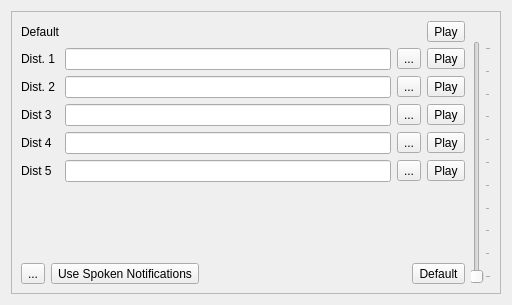
<?xml version="1.0" encoding="UTF-8"?>
<ui version="4.0">
 <class>SoundSetup</class>
 <widget class="QDialog" name="SoundSetup">
  <property name="windowModality">
   <enum>Qt::ApplicationModal</enum>
  </property>
  <property name="geometry">
   <rect>
    <x>0</x>
    <y>0</y>
    <width>512</width>
    <height>305</height>
   </rect>
  </property>
  <property name="windowTitle">
   <string>Sound Setup</string>
  </property>
  <property name="windowOpacity">
   <double>1.000000000000000</double>
  </property>
  <layout class="QVBoxLayout" name="verticalLayout_2">
   <item>
    <widget class="QFrame" name="frame">
     <property name="frameShape">
      <enum>QFrame::StyledPanel</enum>
     </property>
     <property name="frameShadow">
      <enum>QFrame::Raised</enum>
     </property>
     <layout class="QHBoxLayout" name="horizontalLayout_4">
      <item>
       <layout class="QVBoxLayout" name="verticalLayout">
        <item>
         <layout class="QHBoxLayout" name="horizontalLayout_2">
          <item>
           <widget class="QLabel" name="label_2">
            <property name="text">
             <string>Default</string>
            </property>
           </widget>
          </item>
          <item>
           <spacer name="horizontalSpacer">
            <property name="orientation">
             <enum>Qt::Horizontal</enum>
            </property>
            <property name="sizeHint" stdset="0">
             <size>
              <width>40</width>
              <height>20</height>
             </size>
            </property>
           </spacer>
          </item>
          <item>
           <widget class="QToolButton" name="testSoundButton">
            <property name="toolTip">
             <string>Play the soundfile</string>
            </property>
            <property name="text">
             <string>Play</string>
            </property>
            <property name="icon">
             <iconset resource="resource.qrc">
              <normaloff>:/Icons/res/play.svg</normaloff>:/Icons/res/play.svg</iconset>
            </property>
            <property name="iconSize">
             <size>
              <width>24</width>
              <height>24</height>
             </size>
            </property>
            <property name="shortcut">
             <string>Ctrl+S</string>
            </property>
           </widget>
          </item>
         </layout>
        </item>
        <item>
         <layout class="QGridLayout" name="gridLayout_2">
          <item row="1" column="1">
           <widget class="QLineEdit" name="soundAlarm_2">
            <property name="readOnly">
             <bool>true</bool>
            </property>
           </widget>
          </item>
          <item row="0" column="2">
           <widget class="QToolButton" name="selectAlarm_1">
            <property name="text">
             <string>...</string>
            </property>
            <property name="icon">
             <iconset resource="resource.qrc">
              <normaloff>:/Icons/res/load.svg</normaloff>:/Icons/res/load.svg</iconset>
            </property>
            <property name="iconSize">
             <size>
              <width>24</width>
              <height>24</height>
             </size>
            </property>
           </widget>
          </item>
          <item row="2" column="1">
           <widget class="QLineEdit" name="soundAlarm_3">
            <property name="readOnly">
             <bool>true</bool>
            </property>
           </widget>
          </item>
          <item row="4" column="1">
           <widget class="QLineEdit" name="soundAlarm_5">
            <property name="readOnly">
             <bool>true</bool>
            </property>
           </widget>
          </item>
          <item row="2" column="2">
           <widget class="QToolButton" name="selectAlarm_3">
            <property name="text">
             <string>...</string>
            </property>
            <property name="icon">
             <iconset resource="resource.qrc">
              <normaloff>:/Icons/res/load.svg</normaloff>:/Icons/res/load.svg</iconset>
            </property>
            <property name="iconSize">
             <size>
              <width>24</width>
              <height>24</height>
             </size>
            </property>
           </widget>
          </item>
          <item row="2" column="0">
           <widget class="QLabel" name="label_5">
            <property name="text">
             <string>Dist 3</string>
            </property>
           </widget>
          </item>
          <item row="1" column="3">
           <widget class="QToolButton" name="palyAlarm_2">
            <property name="toolTip">
             <string>Play the soundfile</string>
            </property>
            <property name="text">
             <string>Play</string>
            </property>
            <property name="icon">
             <iconset resource="resource.qrc">
              <normaloff>:/Icons/res/play.svg</normaloff>:/Icons/res/play.svg</iconset>
            </property>
            <property name="iconSize">
             <size>
              <width>24</width>
              <height>24</height>
             </size>
            </property>
            <property name="shortcut">
             <string>Ctrl+S</string>
            </property>
           </widget>
          </item>
          <item row="4" column="0">
           <widget class="QLabel" name="label_7">
            <property name="text">
             <string>Dist 5</string>
            </property>
           </widget>
          </item>
          <item row="3" column="2">
           <widget class="QToolButton" name="selectAlarm_4">
            <property name="text">
             <string>...</string>
            </property>
            <property name="icon">
             <iconset resource="resource.qrc">
              <normaloff>:/Icons/res/load.svg</normaloff>:/Icons/res/load.svg</iconset>
            </property>
            <property name="iconSize">
             <size>
              <width>24</width>
              <height>24</height>
             </size>
            </property>
           </widget>
          </item>
          <item row="1" column="2">
           <widget class="QToolButton" name="selectAlarm_2">
            <property name="text">
             <string>...</string>
            </property>
            <property name="icon">
             <iconset resource="resource.qrc">
              <normaloff>:/Icons/res/load.svg</normaloff>:/Icons/res/load.svg</iconset>
            </property>
            <property name="iconSize">
             <size>
              <width>24</width>
              <height>24</height>
             </size>
            </property>
           </widget>
          </item>
          <item row="4" column="2">
           <widget class="QToolButton" name="selectAlarm_5">
            <property name="text">
             <string>...</string>
            </property>
            <property name="icon">
             <iconset resource="resource.qrc">
              <normaloff>:/Icons/res/load.svg</normaloff>:/Icons/res/load.svg</iconset>
            </property>
            <property name="iconSize">
             <size>
              <width>24</width>
              <height>24</height>
             </size>
            </property>
           </widget>
          </item>
          <item row="3" column="3">
           <widget class="QToolButton" name="palyAlarm_4">
            <property name="toolTip">
             <string>Play the soundfile</string>
            </property>
            <property name="text">
             <string>Play</string>
            </property>
            <property name="icon">
             <iconset resource="resource.qrc">
              <normaloff>:/Icons/res/play.svg</normaloff>:/Icons/res/play.svg</iconset>
            </property>
            <property name="iconSize">
             <size>
              <width>24</width>
              <height>24</height>
             </size>
            </property>
            <property name="shortcut">
             <string>Ctrl+S</string>
            </property>
           </widget>
          </item>
          <item row="1" column="0">
           <widget class="QLabel" name="label_4">
            <property name="text">
             <string>Dist. 2 </string>
            </property>
           </widget>
          </item>
          <item row="0" column="0">
           <widget class="QLabel" name="label_3">
            <property name="text">
             <string>Dist. 1</string>
            </property>
           </widget>
          </item>
          <item row="4" column="3">
           <widget class="QToolButton" name="palyAlarm_5">
            <property name="toolTip">
             <string>Play the soundfile</string>
            </property>
            <property name="text">
             <string>Play</string>
            </property>
            <property name="icon">
             <iconset resource="resource.qrc">
              <normaloff>:/Icons/res/play.svg</normaloff>:/Icons/res/play.svg</iconset>
            </property>
            <property name="iconSize">
             <size>
              <width>24</width>
              <height>24</height>
             </size>
            </property>
            <property name="shortcut">
             <string>Ctrl+S</string>
            </property>
           </widget>
          </item>
          <item row="3" column="1">
           <widget class="QLineEdit" name="soundAlarm_4">
            <property name="readOnly">
             <bool>true</bool>
            </property>
           </widget>
          </item>
          <item row="2" column="3">
           <widget class="QToolButton" name="palyAlarm_3">
            <property name="toolTip">
             <string>Play the soundfile</string>
            </property>
            <property name="text">
             <string>Play</string>
            </property>
            <property name="icon">
             <iconset resource="resource.qrc">
              <normaloff>:/Icons/res/play.svg</normaloff>:/Icons/res/play.svg</iconset>
            </property>
            <property name="iconSize">
             <size>
              <width>24</width>
              <height>24</height>
             </size>
            </property>
            <property name="shortcut">
             <string>Ctrl+S</string>
            </property>
           </widget>
          </item>
          <item row="0" column="3">
           <widget class="QToolButton" name="palyAlarm_1">
            <property name="toolTip">
             <string>Play the soundfile</string>
            </property>
            <property name="text">
             <string>Play</string>
            </property>
            <property name="icon">
             <iconset resource="resource.qrc">
              <normaloff>:/Icons/res/play.svg</normaloff>:/Icons/res/play.svg</iconset>
            </property>
            <property name="iconSize">
             <size>
              <width>24</width>
              <height>24</height>
             </size>
            </property>
            <property name="shortcut">
             <string>Ctrl+S</string>
            </property>
           </widget>
          </item>
          <item row="3" column="0">
           <widget class="QLabel" name="label_6">
            <property name="text">
             <string>Dist 4</string>
            </property>
           </widget>
          </item>
          <item row="0" column="1">
           <widget class="QLineEdit" name="soundAlarm_1">
            <property name="readOnly">
             <bool>true</bool>
            </property>
           </widget>
          </item>
         </layout>
        </item>
        <item>
         <spacer name="verticalSpacer">
          <property name="orientation">
           <enum>Qt::Vertical</enum>
          </property>
          <property name="sizeHint" stdset="0">
           <size>
            <width>20</width>
            <height>40</height>
           </size>
          </property>
         </spacer>
        </item>
        <item>
         <layout class="QHBoxLayout" name="horizontalLayout">
          <item>
           <widget class="QToolButton" name="applySoundSetting">
            <property name="toolTip">
             <string>Apply setting and close</string>
            </property>
            <property name="text">
             <string>...</string>
            </property>
            <property name="icon">
             <iconset resource="resource.qrc">
              <normaloff>:/Icons/res/apply.svg</normaloff>:/Icons/res/apply.svg</iconset>
            </property>
            <property name="iconSize">
             <size>
              <width>24</width>
              <height>24</height>
             </size>
            </property>
           </widget>
          </item>
          <item>
           <widget class="QToolButton" name="useSpokenNotifications">
            <property name="minimumSize">
             <size>
              <width>0</width>
              <height>0</height>
             </size>
            </property>
            <property name="toolTip">
             <string>Enable test to speach</string>
            </property>
            <property name="text">
             <string>Use Spoken Notifications</string>
            </property>
            <property name="icon">
             <iconset resource="resource.qrc">
              <normaloff>:/Icons/res/speach.svg</normaloff>:/Icons/res/speach.svg</iconset>
            </property>
            <property name="iconSize">
             <size>
              <width>24</width>
              <height>24</height>
             </size>
            </property>
            <property name="checkable">
             <bool>true</bool>
            </property>
           </widget>
          </item>
          <item>
           <spacer name="horizontalSpacer_2">
            <property name="orientation">
             <enum>Qt::Horizontal</enum>
            </property>
            <property name="sizeHint" stdset="0">
             <size>
              <width>40</width>
              <height>20</height>
             </size>
            </property>
           </spacer>
          </item>
          <item>
           <widget class="QToolButton" name="defaultSounds">
            <property name="toolTip">
             <string>Set to defaults</string>
            </property>
            <property name="text">
             <string>Default</string>
            </property>
            <property name="icon">
             <iconset resource="resource.qrc">
              <normaloff>:/Icons/res/default.svg</normaloff>:/Icons/res/default.svg</iconset>
            </property>
            <property name="iconSize">
             <size>
              <width>24</width>
              <height>24</height>
             </size>
            </property>
           </widget>
          </item>
         </layout>
        </item>
       </layout>
      </item>
      <item>
       <layout class="QVBoxLayout" name="verticalLayout_3">
        <item>
         <widget class="QLabel" name="label">
          <property name="maximumSize">
           <size>
            <width>32</width>
            <height>32</height>
           </size>
          </property>
          <property name="text">
           <string/>
          </property>
          <property name="pixmap">
           <pixmap resource="resource.qrc">:/Icons/res/volume.svg</pixmap>
          </property>
          <property name="scaledContents">
           <bool>true</bool>
          </property>
          <property name="alignment">
           <set>Qt::AlignCenter</set>
          </property>
         </widget>
        </item>
        <item>
         <layout class="QHBoxLayout" name="horizontalLayout_3">
          <item>
           <widget class="QSlider" name="volumeSlider">
            <property name="sizePolicy">
             <sizepolicy hsizetype="Fixed" vsizetype="MinimumExpanding">
              <horstretch>0</horstretch>
              <verstretch>0</verstretch>
             </sizepolicy>
            </property>
            <property name="toolTip">
             <string>Adust Sound Volume</string>
            </property>
            <property name="maximum">
             <number>100</number>
            </property>
            <property name="tracking">
             <bool>false</bool>
            </property>
            <property name="orientation">
             <enum>Qt::Vertical</enum>
            </property>
            <property name="tickPosition">
             <enum>QSlider::TicksBelow</enum>
            </property>
           </widget>
          </item>
         </layout>
        </item>
       </layout>
      </item>
     </layout>
    </widget>
   </item>
  </layout>
 </widget>
 <resources>
  <include location="resource.qrc"/>
 </resources>
 <connections/>
</ui>
